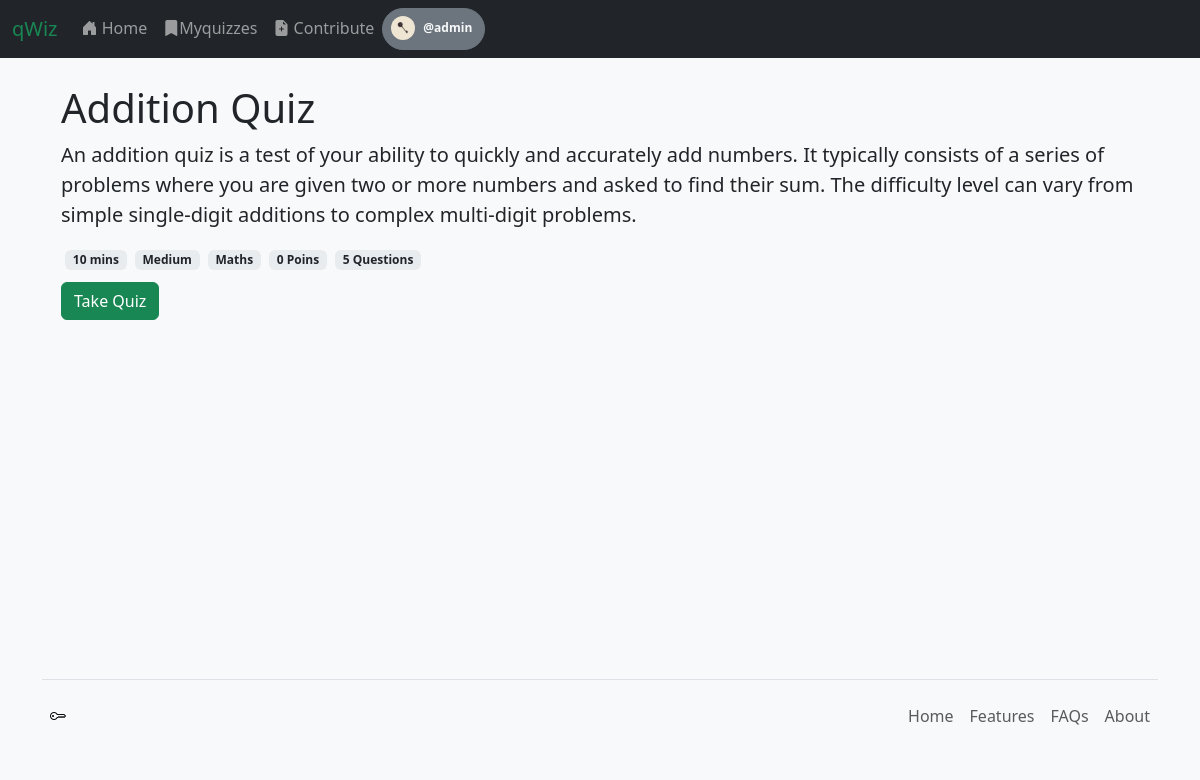
/quiz_details/1/ (signed in), run on an earlier commit of the app's database.
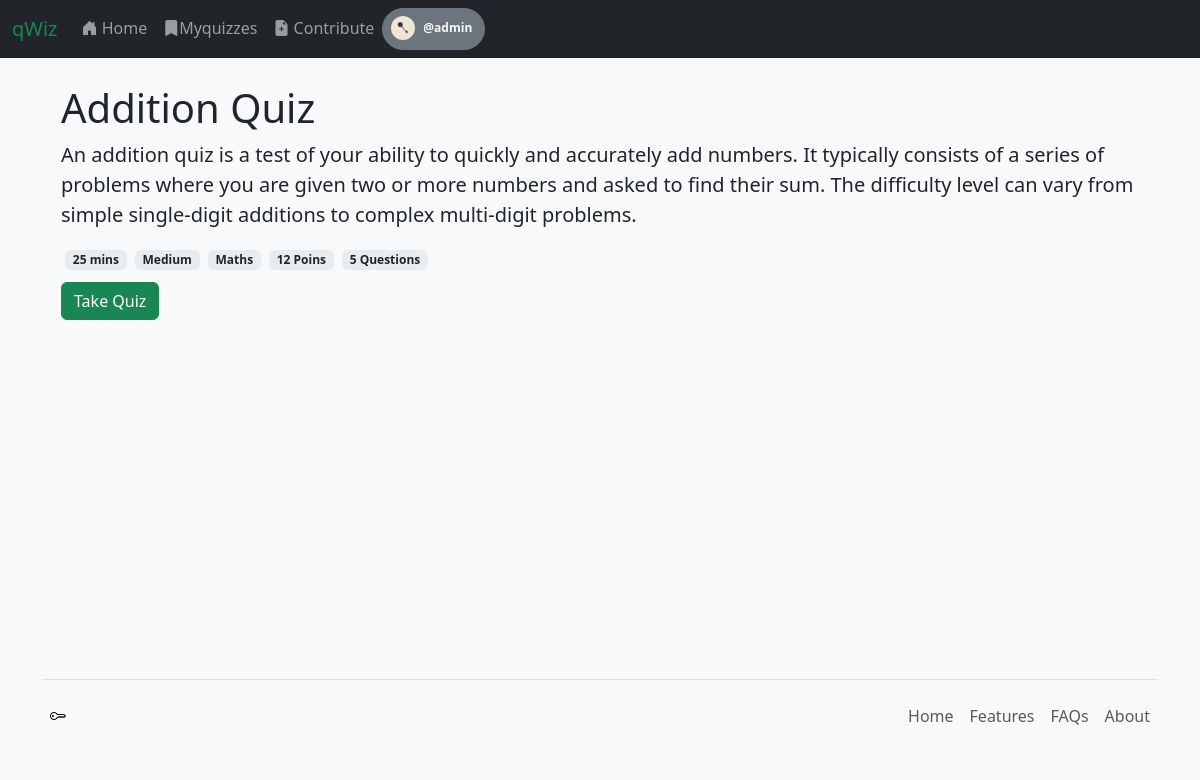
And on a later commit of the database.
### app1/models.py (models this page shows, shortened)
class User(AbstractUser):
    profile_picture = models.ImageField(upload_to='profile_pictures/', null=True, blank=True)

class Quiz(models.Model):
    title = models.CharField(max_length=255)
    description = models.TextField(blank=True, null=True)
    created_at = models.DateTimeField(auto_now_add=True)
    instructions = models.TextField(blank=True, null=True)
    status = models.BooleanField(verbose_name="is_open", default=False)
    archived = models.BooleanField(verbose_name="is_archived", default=False)
    auther = models.ForeignKey(User, on_delete=models.SET_NULL, null=True, blank=True)
    difficulty_level = models.CharField(
        max_length=20,
        choices=[("easy", "Easy"), ("medium", "Medium"), ("hard", "Hard")],
        default="medium",
    )
    category = models.ForeignKey(
        Category, on_delete=models.SET_NULL, null=True, blank=True
    )
    time_limit = models.IntegerField(default=10)  # in minutes

class Category(models.Model):
    name = models.CharField(max_length=100)
    def __str__(self):
        return self.name

### app1/views.py (the view)
# urls.py: path("quiz_details/<int:quiz_id>/", views.quiz_details, name="quiz_details"),
def quiz_details(request, quiz_id):
    curr_quiz = get_object_or_404(Quiz, pk=quiz_id)
    total_points = 0
    num_questions = 0
    for question in curr_quiz.question_set.all():
        total_points += question.points
        num_questions += 1
    if curr_quiz is not None:
        return render(request, "app1/quiz_details.html", {
            "quiz": curr_quiz,
            'points': total_points,
            'num_questions': num_questions,
        },)

### app1/templates/app1/quiz_details.html (shortened to what this page needs)
{% extends 'app1/base.html' %}
{% load static %}
{% block body %}
<main class="px-3">
    <div class="d-flex align-items-end flex-wrap">
        <h1>{{ quiz.title }}</h1>
    </div>
    <p class="lead">{{ quiz.description }}</p>
    <div class="d-flex flex-row flex-wrap">
        <li class="m-1 badge bg-body-secondary text-dark">{{ quiz.time_limit }} mins</li>
        <li class="m-1 badge bg-body-secondary text-dark">{{ quiz.difficulty_level | title}}</li>
        <li class="m-1 badge bg-body-secondary text-dark">{{ quiz.category | title }}</li>
        <li class="m-1 badge bg-body-secondary text-dark">{{ points }} Poins</li>
        <li class="m-1 badge bg-body-secondary text-dark">{{ num_questions }} Questions</li>
    </div>
    <a href="{% url 'app1:take_quiz' quiz.id %}" class="btn btn-success my-2" data-bs-toggle="modal" data-bs-target="#modal-confirm">Take Quiz</a>
</main>
{% endblock %}

### app1/templates/app1/base.html (shortened to what this page needs)
{% load static %}
<!DOCTYPE html>
<html lang="en" class="h-100" data-bs-theme="light">
<head>
    <head>
        <link href="https://cdn.jsdelivr.net/npm/bootstrap@5.3.3/dist/css/bootstrap.min.css" rel="stylesheet">
        <link rel="stylesheet" href="https://cdn.jsdelivr.net/npm/bootstrap-icons@1.11.3/font/bootstrap-icons.min.css">
        <link rel="stylesheet" href="{% static 'app1/css/style.css' %}">
    </head>
<body class='d-flex flex-column h-100 py-4 bg-body-tertiary'>
    <header>
        <nav class="navbar navbar-expand-md navbar-dark fixed-top bg-dark">
            <div class="container-fluid">
                <a class="navbar-brand text-success" href="{% url 'app1:index' %}">qWiz</a>
                <div class="navbar-collapse collapse" id="navbarCollapse">
                    <ul class="navbar-nav me-auto mb-2 mb-md-0">
                        <li class="nav-item">
                            <a class="nav-link" aria-current="page" href="{% url 'app1:index' %}"><i
                                    class="bi bi-house-door-fill"></i> Home</a>
                        </li>
                        <li class="nav-item">
                            <a class="nav-link" href="{% url 'app1:my_quizzes' %}"><i
                                    class="bi bi-bookmark-fill"></i>Myquizzes</a>
                        </li>
                        <li class="nav-item">
                            <a class="nav-link" href="{% url 'app1:create_quiz' %}"><i
                                    class="bi bi-file-earmark-plus-fill"></i> Contribute</a>
                        </li>
                        {% if user.is_authenticated %}
                        <div class="dropdown">
                            <button class="btn btn-secondary rounded-pill p-1" data-bs-toggle="dropdown"
                                aria-expanded="false">
                                <span
                                    class="badge d-flex align-items-center p-1  text-body bg-transparent rounded-pill"><img
                                        class="rounded-circle me-1" width="24" height="24"
                                        src="{% static 'app1/images/favicon/key-72.png' %}" alt="">
                                    <div class="col px-3 ">
                                        <div class="row text-light">
                                            @{{ user.username }}
                                        </div>
                                    </div>
                                </span>
                            </button>
                        </div>
                        {% endif %}
                    </ul>
                </div>
            </div>
        </nav>
    </header>
    <main class="flex-shrink-0">
        <div class="container">
            {% block body %}
            {% endblock %}
        </div>
    </main>
    <div class="footer mt-auto container">
        <footer class="d-flex flex-wrap justify-content-between align-items-center py-3 my-4 border-top">
            <a href="#" class="col-md-4 d-flex align-items-center justify-content-start p-2 mb-3 mb-md-0 me-md-auto link-body-emphasis text-decoration-none">
                <i class="bi bi-key"></i>
            </a>
            <ul class="nav justify-content-end">
            <li class="nav-item"><a href="#" class="nav-link px-2 text-body-secondary">Home</a></li>
            <li class="nav-item"><a href="#" class="nav-link px-2 text-body-secondary">Features</a></li>
            <li class="nav-item"><a href="#" class="nav-link px-2 text-body-secondary">FAQs</a></li>
            <li class="nav-item"><a href="#" class="nav-link px-2 text-body-secondary">About</a></li>
            </ul>
        </footer>
    </div>
</body>
</html>

### app1/static/app1/css/style.css (style rules this page uses)
main > .container { padding: 60px 15px 0; }

What changed in the data, as far as the page shows it:
changed Quiz "Addition Quiz": time_limit "10" → "25"
Also different on the page:
{{ points }}: "0" → "12"
